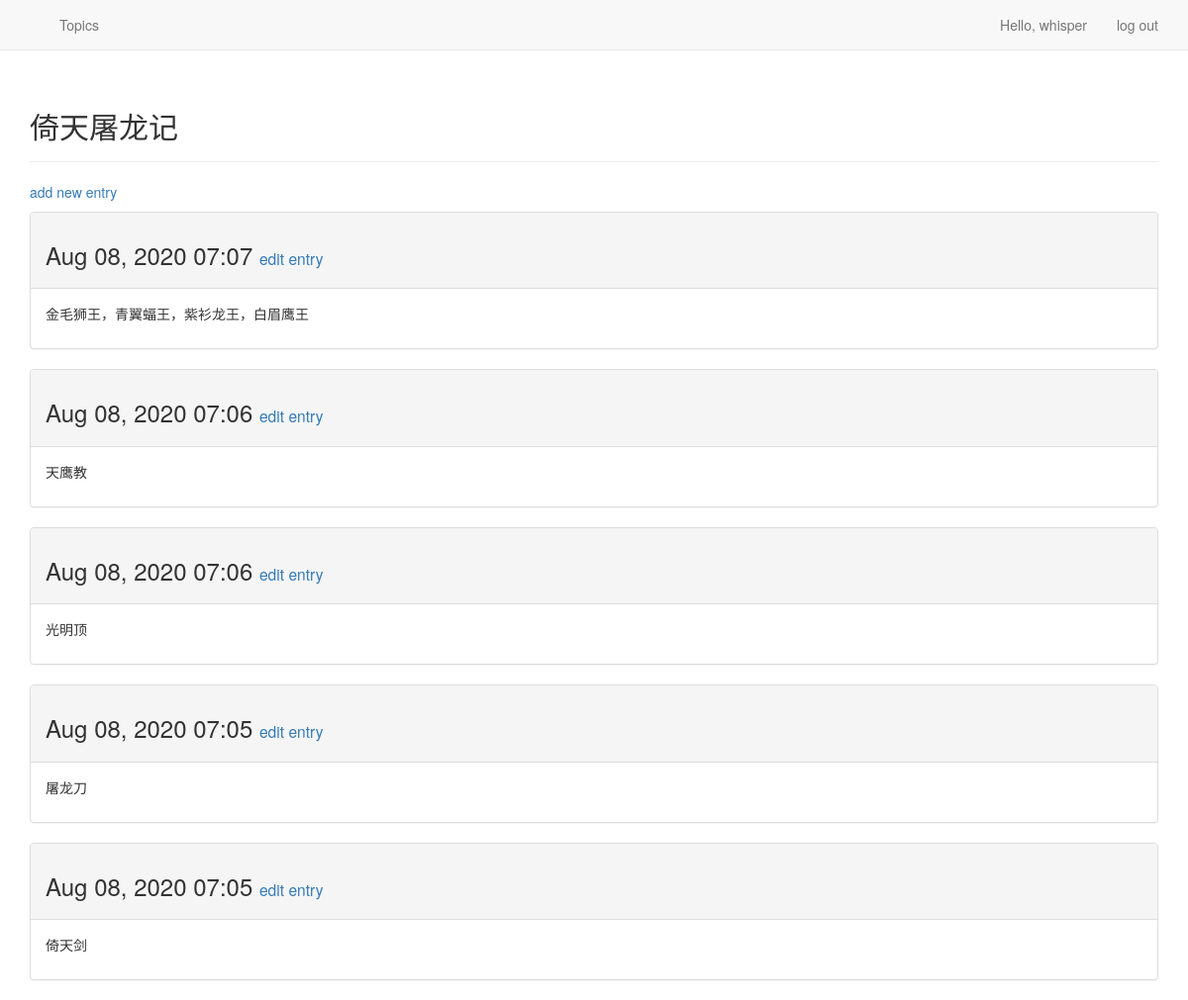
The page /topics/4/ (signed in) on the database its author committed.
### learning_logs/models.py (models this page shows, shortened)
class Topic(models.Model):
    text = models.CharField(max_length=200)
    date_added = models.DateTimeField(auto_now_add=True)
    owner = models.ForeignKey(User, on_delete=models.CASCADE)
    def __str__(self):
        return self.text

class Entry(models.Model):
    topic = models.ForeignKey(Topic, on_delete=models.CASCADE)
    text = models.TextField()
    date_added = models.DateTimeField(auto_now_add=True)
    class Meta:
        verbose_name_plural = 'entries'

### learning_logs/views.py (the view)
# urls.py: re_path(r'^topics/(?P<topic_id>\d+)/$', views.topic, name='topic'),
@login_required
def topic(request, topic_id):
    tp = Topic.objects.get(id=topic_id)
    if tp.owner != request.user:
        raise Http404
    entries = tp.entry_set.order_by('-date_added')
    context = {'topic': tp, 'entries': entries}
    return render(request, 'topic.html', context)

### learning_logs/templates/topic.html
{% extends 'base.html' %}
{% block header %}
<h2>{{ topic }}</h2>
{% endblock header %}
{% block content %}
<p>
    <a href="{% url 'learning_logs:new_entry' topic.id %}">add new entry</a>
</p>
{% for entry in entries %}
<div class="panel panel-default">
    <div class="panel-heading">
        <h3>
            {{ entry.date_added|date:'M d, Y H:i' }}
            <small>
                <a href="{% url 'learning_logs:edit_entry' entry.id %}">edit entry</a>
            </small>
        </h3>
    </div>
    <div class="panel-body">
        {{ entry.text|linebreaks }}
    </div>
</div>
{% empty %}
There are no entries for this topic yet.
{% endfor %}
{% endblock content %}

### learning_logs/templates/base.html (shortened to what this page needs)
{% load bootstrap3 %}
<!DOCTYPE html>
<html lang="en">
<head>
    {% bootstrap_css %}
</head>
<body>
<nav class="navbar navbar-default navbar-static-top">
    <div class="container">
        <div class="navbar-header">
            <a class="navbar-brand" href="{% url 'learning_logs:index' %}"></a>
        </div>
        <div id="navbar" class="navbar-collapse collapse">
            <ul class="nav navbar-nav">
                <li><a href="{% url 'learning_logs:topics' %}">Topics</a></li>
            </ul>
            <ul class="nav navbar-nav navbar-right">
                {% if user.is_authenticated %}
                <li><a>Hello, {{ user.username }}</a></li>
                <li><a href="{% url 'users:logout' %}">log out</a></li>
                {% else %}
                <li><a href="{% url 'users:register' %}">register</a></li>
                <li><a href="{% url 'users:login' %}">log in</a></li>
                {% endif %}
            </ul>
        </div>
    </div>
</nav>
<div class="container">
    <div class="page-header">
        {% block header %}{% endblock header %}
    </div>
    <div>
        {% block content %}{% endblock content %}
    </div>
</div>
</body>
</html>

### rows shown on the page
Topic: text "倚天屠龙记"
Entry: date_added "Aug 08, 2020 07:07", text "金毛狮王，青翼蝠王，紫衫龙王，白眉鹰王"
Entry: date_added "Aug 08, 2020 07:06", text "天鹰教"
Entry: date_added "Aug 08, 2020 07:06", text "光明顶"
Entry: date_added "Aug 08, 2020 07:05", text "屠龙刀"
Entry: date_added "Aug 08, 2020 07:05", text "倚天剑"

### other values the page prints
{{ user.username }} "whisper"
